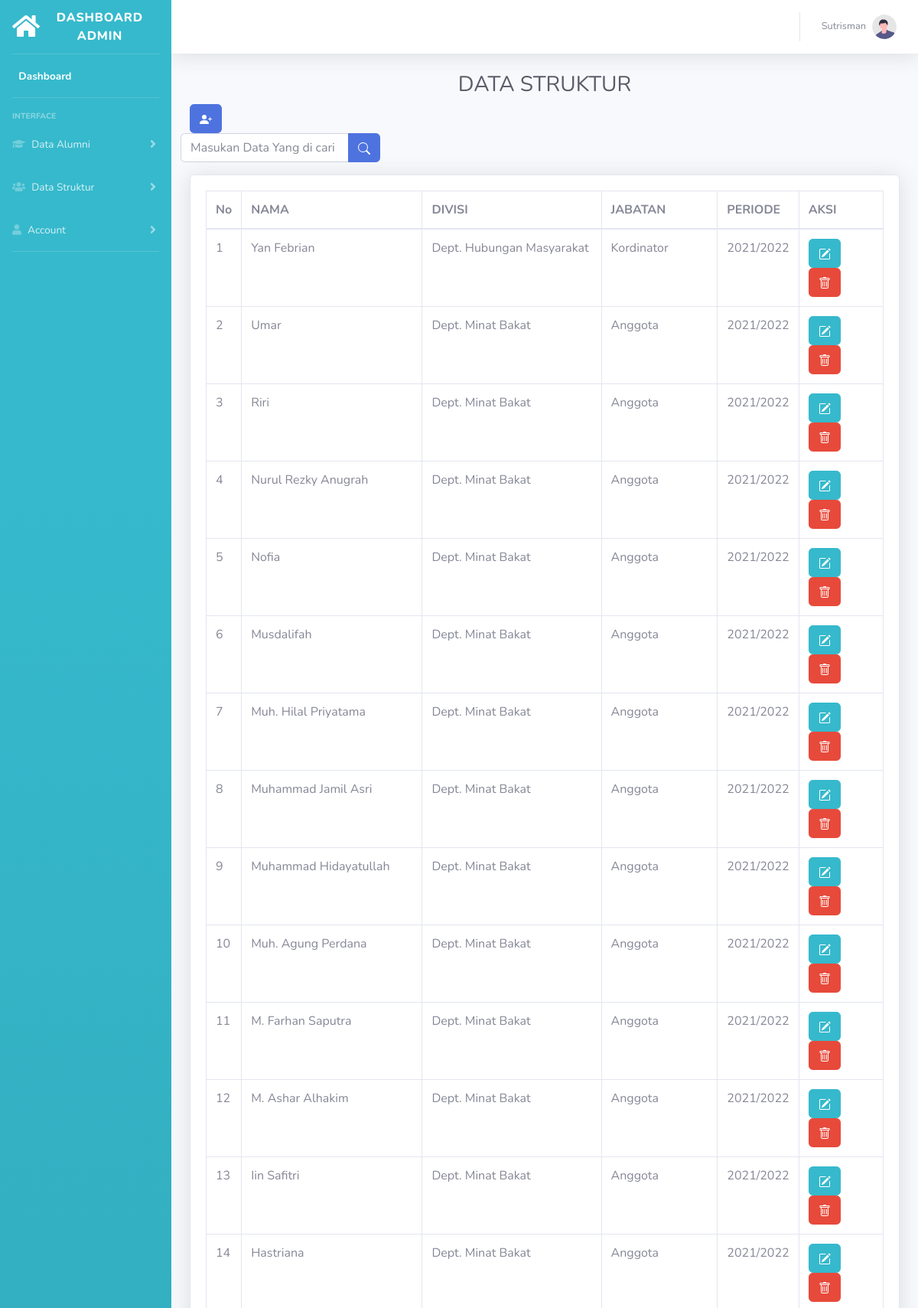
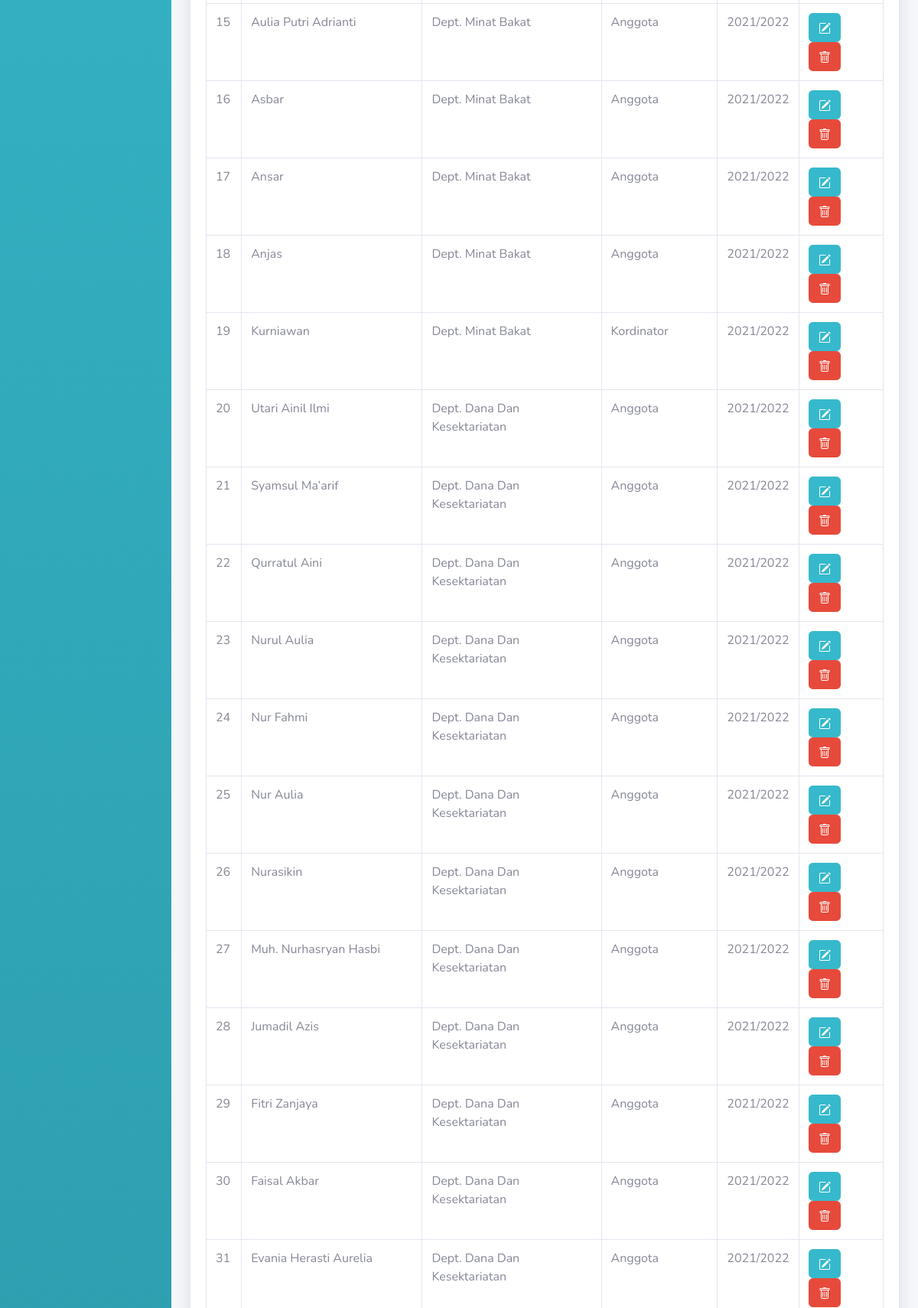
The app's page /struktur_admin.php (signed in, upper part) with its own data (2 pictures, top to bottom).
### tables this page shows
CREATE TABLE `table_struktur` (
  `id_nama` int(20) NOT NULL,
  `nama` varchar(255) NOT NULL,
  `divisi` varchar(255) NOT NULL,
  `jabatan` varchar(255) NOT NULL,
  `periode` varchar(255) NOT NULL,
  `foto` text NOT NULL,
  `nim` int(11) NOT NULL,
  `jenis_kelamin` enum('L','P','','') NOT NULL,
  `tempat_lahir` text NOT NULL,
  `tanggal_lahir` date DEFAULT NULL,
  `no_handphone` varchar(11) NOT NULL,
  `alamat` varchar(255) NOT NULL
);

### struktur_admin.php (the view, shortened to what this page needs)
<?php
include('navbar_backend.php');
?>
<div class="container-fluid">
<h1 class="h3 mb-2 text-gray-800 text-center">DATA STRUKTUR</h1>
<div class="row">
<div class="col-9"><a href="form_struktur.php?" class="btn btn-primary" role="button"></a></div>
<form action="" method="GET">
        <div class="input-group mb-3">
        <input type="text" name="keyword" class="form-control" placeholder="Masukan Data Yang di cari" autocomplete="off">
        <div class="input-group-append">
        <button type="submit" name="submit" class="btn btn-primary"></button>
    </div>
</div>
    </form>
    </div>
<div class="card shadow mb-4">
    <div class="card-body">
        <div class="table-responsive">
            <table class="table table-bordered"  width="100%" cellspacing="0">
                <thead>
                    <tr>
                        <th>No</th>
                        <th>NAMA</th>
                        <th>DIVISI</th>
                        <th>JABATAN</th>
                        <th>PERIODE</th>
                        <th>AKSI</th>
                    </tr>
                </thead>
                <tbody>
                    <?php
                    $keyword = $_GET['keyword'];
                    if($keyword != ''){
                    $hasil =mysqli_query($kon, "SELECT * FROM table_struktur WHERE nama LIKE '".$keyword."' or divisi LIKE '".$keyword."'
                    or jabatan LIKE '".$keyword."' or periode LIKE '".$keyword."'");
                    $_SESSION['keyword'] = $keyword;
                    } else{
                    $hasil =mysqli_query($kon, "SELECT * FROM table_struktur order by id_nama desc");
                    }
                    $no=0;
                    while ($data = mysqli_fetch_array($hasil)) {
                    $no++;
                    ?>
                    <tr>
                        <td><?php echo $no; ?></td>
                        <td><?php echo $data['nama'];?></td>
						<td><?php echo $data['divisi'];?></td>
                        <td><?php echo $data['jabatan'];?></td>
                        <td><?php echo $data['periode'];?></td>
                        <td>
                        <?php
                        $id_nama = base64_encode($data['id_nama']);
                        ?>
                            <span><a href="form_update_struktur.php?id_nama=<?php echo $id_nama; ?>" onclick="return confirm('Apakah anda yakin untuk edit data ?')" class="btn btn-info"><i class="material-icons"></a></span>
                            <span><a href="perintah_delete_struktur.php?id_nama=<?php echo $id_nama; ?>" class="btn btn-danger" onclick="return confirm('Apakah anda yakin ingin menghapus data ini ?') " ><i class="material-icons"></a></span>
                        </td>
                        </tr>
                    <?php
                    }
                    ?>
                </tbody>
            </table>
        </div>
    </div>
</div>
</div>
        </div>
<?php
include('footer_backend.php');
?>

### navbar_backend.php (shortened to what this page needs)
<!DOCTYPE html>
<html lang="en">
  <head>
    <link href="vendor/fontawesome-free/css/all.min.css" rel="stylesheet" type="text/css" />
    <link href="css/sb-admin-2.min.css" rel="stylesheet" />
  </head>
  <body id="page-top">
    <div id="wrapper">
      <ul class="navbar-nav bg-gradient-info sidebar sidebar-dark accordion" id="accordionSidebar">
        <a class="sidebar-brand d-flex align-items-center justify-content-center" href="dasboard.php">
          <div class="sidebar-brand-icon">
            <i class="fas fa-home"></i>
          </div>
          <div class="sidebar-brand-text mx-3">DASHBOARD ADMIN</div>
        </a>
        <hr class="sidebar-divider my-0" />
        <li class="nav-item active">
          <a class="nav-link" href="dasboard.php">
            <span>Dashboard</span></a
          >
        </li>
        <hr class="sidebar-divider" />
        <div class="sidebar-heading">Interface</div>
        <li class="nav-item">
          <a class="nav-link collapsed" href="#" data-toggle="collapse" data-target="#collapseOne" aria-expanded="true" aria-controls="collapseOne">
            <i class="fas fa-graduation-cap"></i>
            <span>Data Alumni</span>
          </a>
        </li>
        <li class="nav-item">
          <a class="nav-link collapsed" href="#" data-toggle="collapse" data-target="#collapseTwo" aria-expanded="true" aria-controls="collapseTwo">
            <i class="fas fa-users"></i>
            <span>Data Struktur</span>
          </a>
        </li>
        <li class="nav-item">
          <a class="nav-link collapsed" href="#" data-toggle="collapse" data-target="#collapseUtilities" aria-expanded="true" aria-controls="collapseUtilities">
            <i class="fas fa-user"></i>
            <span>Account</span>
          </a>
        </li>
        <hr class="sidebar-divider d-none d-md-block" />
      </ul>
      <div id="content-wrapper" class="d-flex flex-column">
        <div id="content">
          <nav class="navbar navbar-expand navbar-light bg-white topbar mb-4 static-top shadow">
            <ul class="navbar-nav ml-auto">
              <li class="nav-item dropdown no-arrow">
                <a class="nav-link dropdown-toggle" href="#" id="userDropdown" role="button" data-toggle="dropdown" aria-haspopup="true" aria-expanded="false">
                  <span class="mr-2 d-none d-lg-inline text-gray-600 small"><?php echo $_SESSION['nama_admin']; ?></span>
                  <img class="img-profile rounded-circle" src="img/undraw_profile.svg" />
                </a>
              </li>
            </ul>
          </nav>

### footer_backend.php (shortened to what this page needs)
      </div>
    </div>
  </body>
</html>

### records on screen
table_struktur: nama "Yan Febrian", divisi "Dept. Hubungan Masyarakat", jabatan "Kordinator", periode "2021/2022"
table_struktur: nama "Umar", divisi "Dept. Minat Bakat", jabatan "Anggota", periode "2021/2022"
table_struktur: nama "Riri", divisi "Dept. Minat Bakat", jabatan "Anggota", periode "2021/2022"
table_struktur: nama "Nurul Rezky Anugrah", divisi "Dept. Minat Bakat", jabatan "Anggota", periode "2021/2022"
table_struktur: nama "Nofia", divisi "Dept. Minat Bakat", jabatan "Anggota", periode "2021/2022"
table_struktur: nama "Musdalifah", divisi "Dept. Minat Bakat", jabatan "Anggota", periode "2021/2022"
table_struktur: nama "Muh. Hilal Priyatama", divisi "Dept. Minat Bakat", jabatan "Anggota", periode "2021/2022"
table_struktur: nama "Muhammad Jamil Asri", divisi "Dept. Minat Bakat", jabatan "Anggota", periode "2021/2022"
table_struktur: nama "Muhammad Hidayatullah", divisi "Dept. Minat Bakat", jabatan "Anggota", periode "2021/2022"
table_struktur: nama "Muh. Agung Perdana", divisi "Dept. Minat Bakat", jabatan "Anggota", periode "2021/2022"
table_struktur: nama "M. Farhan Saputra", divisi "Dept. Minat Bakat", jabatan "Anggota", periode "2021/2022"
table_struktur: nama "M. Ashar Alhakim", divisi "Dept. Minat Bakat", jabatan "Anggota", periode "2021/2022"
table_struktur: nama "Iin Safitri", divisi "Dept. Minat Bakat", jabatan "Anggota", periode "2021/2022"
table_struktur: nama "Hastriana", divisi "Dept. Minat Bakat", jabatan "Anggota", periode "2021/2022"
table_struktur: nama "Aulia Putri Adrianti", divisi "Dept. Minat Bakat", jabatan "Anggota", periode "2021/2022"
table_struktur: nama "Asbar", divisi "Dept. Minat Bakat", jabatan "Anggota", periode "2021/2022"
table_struktur: nama "Ansar", divisi "Dept. Minat Bakat", jabatan "Anggota", periode "2021/2022"
table_struktur: nama "Anjas", divisi "Dept. Minat Bakat", jabatan "Anggota", periode "2021/2022"
table_struktur: nama "Kurniawan", divisi "Dept. Minat Bakat", jabatan "Kordinator", periode "2021/2022"
table_struktur: nama "Utari Ainil Ilmi", divisi "Dept. Dana Dan Kesektariatan", jabatan "Anggota", periode "2021/2022"
table_struktur: nama "Syamsul Ma’arif", divisi "Dept. Dana Dan Kesektariatan", jabatan "Anggota", periode "2021/2022"
table_struktur: nama "Qurratul Aini", divisi "Dept. Dana Dan Kesektariatan", jabatan "Anggota", periode "2021/2022"
table_struktur: nama "Nurul Aulia", divisi "Dept. Dana Dan Kesektariatan", jabatan "Anggota", periode "2021/2022"
table_struktur: nama "Nur Fahmi", divisi "Dept. Dana Dan Kesektariatan", jabatan "Anggota", periode "2021/2022"
table_struktur: nama "Nur Aulia", divisi "Dept. Dana Dan Kesektariatan", jabatan "Anggota", periode "2021/2022"
table_struktur: nama "Nurasikin", divisi "Dept. Dana Dan Kesektariatan", jabatan "Anggota", periode "2021/2022"
table_struktur: nama "Muh. Nurhasryan Hasbi", divisi "Dept. Dana Dan Kesektariatan", jabatan "Anggota", periode "2021/2022"
table_struktur: nama "Jumadil Azis", divisi "Dept. Dana Dan Kesektariatan", jabatan "Anggota", periode "2021/2022"
table_struktur: nama "Fitri Zanjaya", divisi "Dept. Dana Dan Kesektariatan", jabatan "Anggota", periode "2021/2022"
table_struktur: nama "Faisal Akbar", divisi "Dept. Dana Dan Kesektariatan", jabatan "Anggota", periode "2021/2022"
table_struktur: nama "Evania Herasti Aurelia", divisi "Dept. Dana Dan Kesektariatan", jabatan "Anggota", periode "2021/2022"

### other values on screen
$_SESSION['nama_admin'] "Sutrisman"
